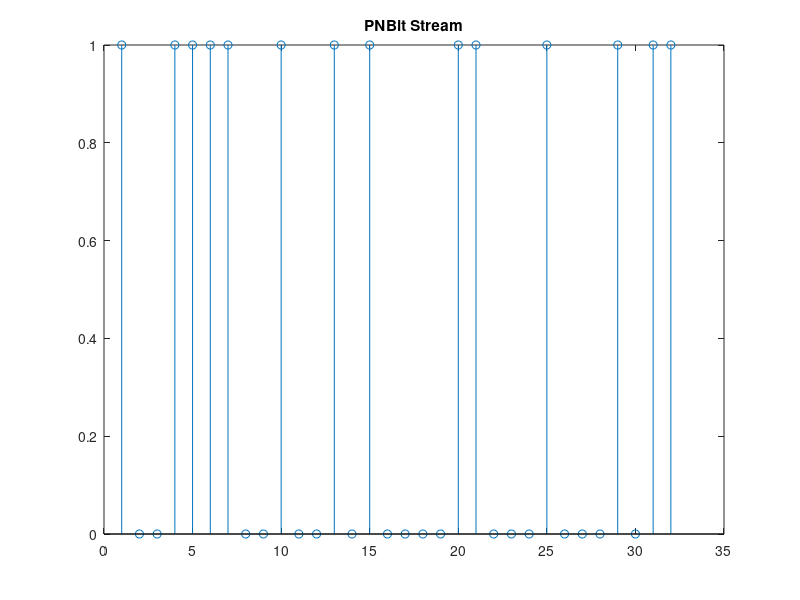
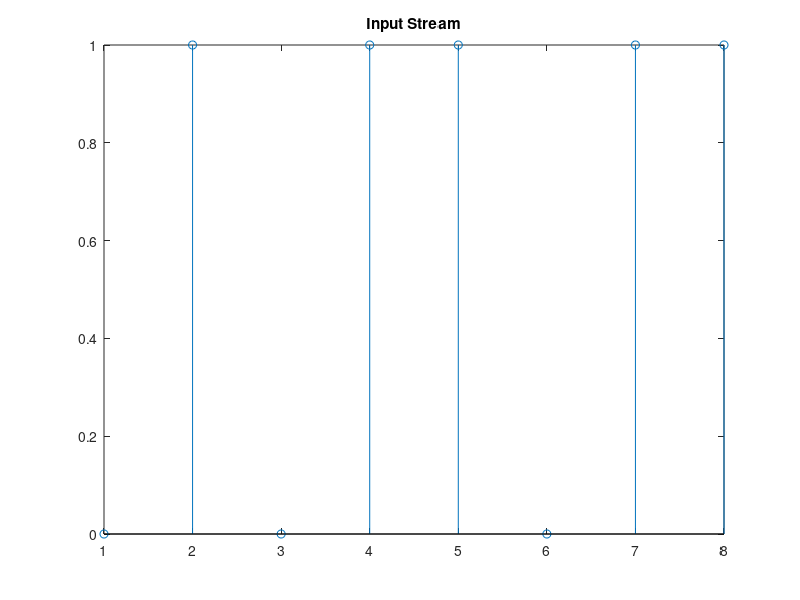
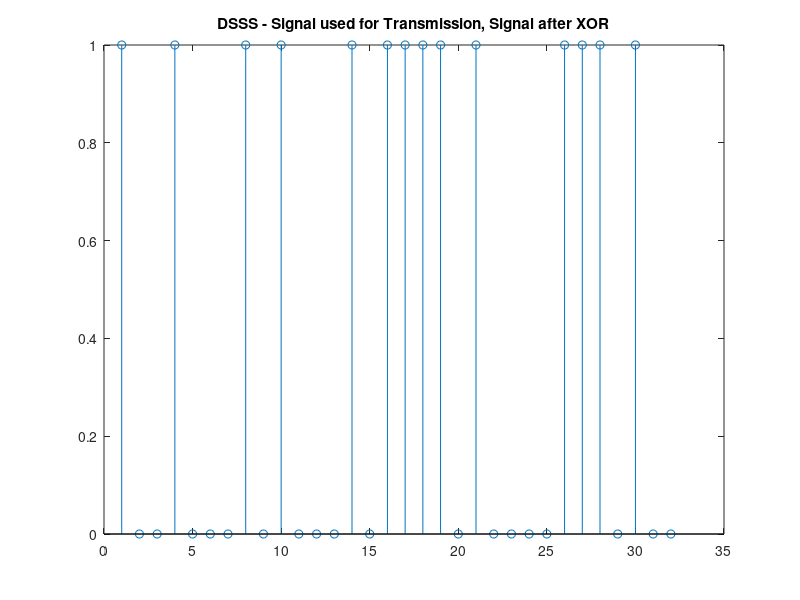
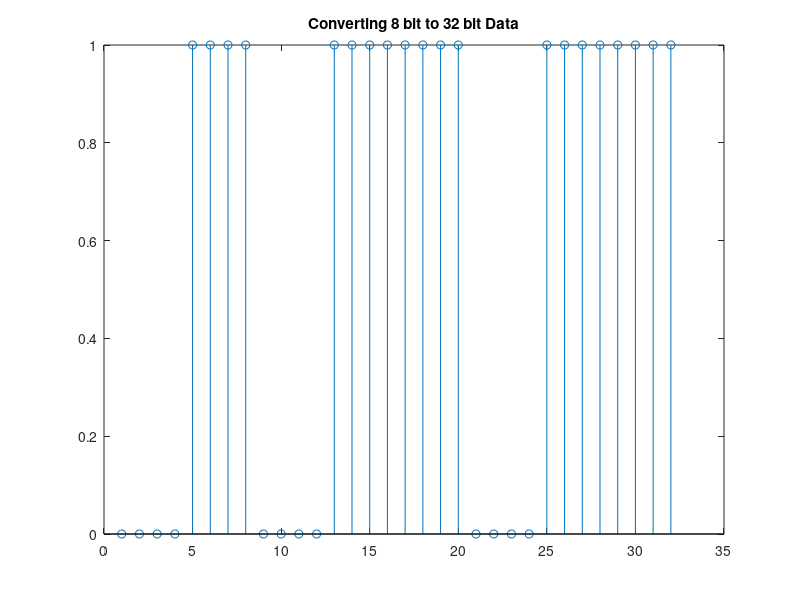

Write MATLAB code to recreate these figures, in order.
% CDMA DSSS

%Transmitter
clc
PNBit_Stream = round(rand(1,32));
Input_Signal = [0 1 0 1 1 0 1 1];
PNBit_Stream;
j = 1;
for i = 1:1:8
    if j<32
for k = j:1:j+3
    a(k) = xor(PNBit_Stream(k), Input_Signal(i));
end
j = j+4;
    end
end

%Receiver
l = length(a);
for i=1:1:l
    b(i) = xor(PNBit_Stream(i),a(i));
end

j = 1;
for k = 1:1:8
    if j<32
        c(k) = b(j);
        j = j+4;
    end
end

figure(1)
stem(PNBit_Stream)
title('PNBit Stream')

figure(2)
stem(Input_Signal)
title('Input Stream')

figure(3)
stem(a)
title('DSSS - Signal used for Transmission, Signal after XOR')

figure(4)
stem(b)
title('Converting 8 bit to 32 bit Data')

figure(5)
stem(c)
title('Received Data')